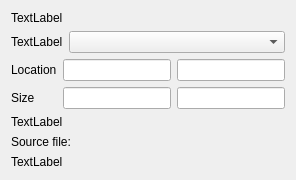
        <widget class="QWidget" name="pgimage">
         <layout class="QVBoxLayout" name="verticalLayout_4">
          <item>
           <widget class="QLabel" name="lblImgAssetName">
            <property name="text">
             <string>TextLabel</string>
            </property>
           </widget>
          </item>
          <item>
           <layout class="QHBoxLayout" name="horizontalLayout_7" stretch="0,10">
            <item>
             <widget class="QLabel" name="lblImgAssetFile">
              <property name="text">
               <string>TextLabel</string>
              </property>
             </widget>
            </item>
            <item>
             <widget class="QComboBox" name="cbImgAssetFile"/>
            </item>
           </layout>
          </item>
          <item>
           <layout class="QGridLayout" name="gridLayout_4">
            <item row="0" column="2">
             <widget class="QLineEdit" name="leImgAssetY"/>
            </item>
            <item row="0" column="1">
             <widget class="QLineEdit" name="leImgAssetX"/>
            </item>
            <item row="1" column="1">
             <widget class="QLineEdit" name="leImgAssetW"/>
            </item>
            <item row="0" column="0">
             <widget class="QLabel" name="label_16">
              <property name="text">
               <string>Location</string>
              </property>
             </widget>
            </item>
            <item row="1" column="2">
             <widget class="QLineEdit" name="leImgAssetH"/>
            </item>
            <item row="1" column="0">
             <widget class="QLabel" name="label_17">
              <property name="text">
               <string>Size</string>
              </property>
             </widget>
            </item>
           </layout>
          </item>
          <item>
           <widget class="QLabel" name="lbImgAssetImage">
            <property name="text">
             <string>TextLabel</string>
            </property>
            <property name="scaledContents">
             <bool>false</bool>
            </property>
           </widget>
          </item>
          <item>
           <widget class="QLabel" name="label_21">
            <property name="text">
             <string>Source file:</string>
            </property>
           </widget>
          </item>
          <item>
           <widget class="QLabel" name="lbImgAssetFile">
            <property name="text">
             <string>TextLabel</string>
            </property>
           </widget>
          </item>
          <item>
           <spacer name="verticalSpacer_4">
            <property name="orientation">
             <enum>Qt::Orientation::Vertical</enum>
            </property>
            <property name="sizeHint" stdset="0">
             <size>
              <width>20</width>
              <height>0</height>
             </size>
            </property>
           </spacer>
          </item>
         </layout>
        </widget>
